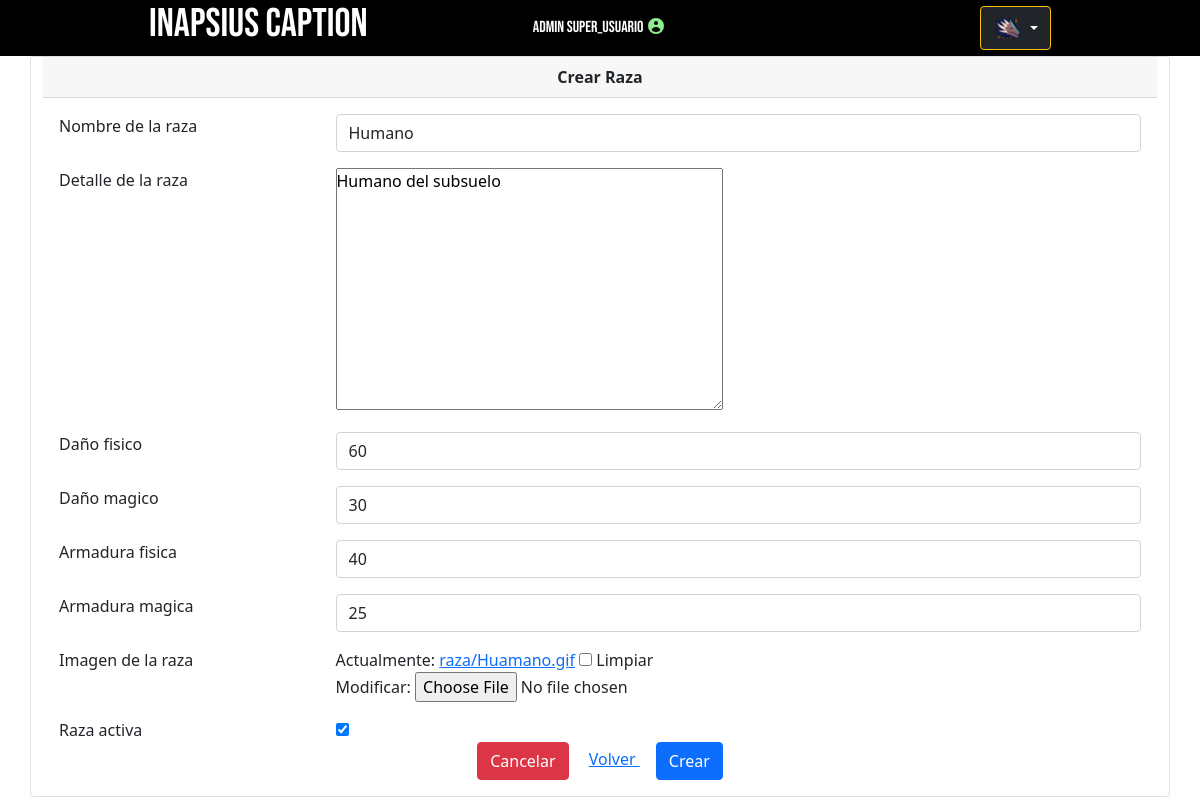
Screenshot of /razas/editar_raza/2 (signed in) with the database file from the repository.
### apps/usuario/models.py (models this page shows, shortened)
class Usuario(AbstractBaseUser,PermissionsMixin):
    class Types(models.TextChoices):
        GAMEMASTER = 'GAMEMASTER','Gamemaster'
        JUGADOR = 'JUGADOR', 'Jugador'
    type = models.CharField(_('Rol'), choices=Types.choices, default=Types.JUGADOR , max_length=30)
    username = models.CharField('Nombre usuario', max_length=30, unique=True)
    email = models.EmailField('Correo electronico', max_length=250, unique= True)
    nombre = models.CharField('Nombre', max_length=30)
    apellido = models.CharField('Apellido', max_length=30)
    is_active = models.BooleanField(default= True)
    is_staff = models.BooleanField('Es miembro del staff',default= False)
    objects = UsuarioManager()
    USERNAME_FIELD = 'username'
    REQUIRED_FIELDS = ['email','nombre','apellido']

### apps/raza/models.py (models this page shows, shortened)
class Raza(models.Model):
    id = models.AutoField(primary_key=True)
    nombre = models.CharField('Nombre de la raza',max_length=50, blank=False, null= False)
    descripcion = models.TextField('Detalle de la raza',max_length=200, blank=False, null= False)
    imagen = models.ImageField('Imagen de la raza', upload_to='raza/', height_field=None, width_field=None,null=True,blank=True, max_length=200 )
    estado = models.BooleanField('Raza activa',default= False)
    dañoFisico = models.IntegerField('Daño fisico base', default=10)
    dañoMagico = models.IntegerField('Daño magico base', default=10)
    resistFisica = models.IntegerField('Armadura fisica', default=10)
    resistMagica = models.IntegerField('Armadura magica', default=10)
    class Meta:
        verbose_name = 'raza'
        verbose_name_plural = 'Razas'
        ordering = ['nombre']

### apps/raza/views.py (the view)
# urls.py: path('editar_raza/<int:pk>',RazaUpdateView.as_view(), name= 'editar_raza'),
class RazaUpdateView(LoginStaffMixin,UpdateView):
    model = Raza
    form_class = RazaUpdateForm
    template_name = "razas/opciones/crear_raza.html"
    success_url = reverse_lazy('razas:listar_raza')

### apps/usuario/mixins.py (called while the page is built)
    def dispatch(self, request, *args, **kwargs):
        if request.user.is_authenticated:
            if request.user.is_staff:
                return super().dispatch(request, *args, **kwargs)
        return redirect('index')

### templates/razas/opciones/crear_raza.html (shortened to what this page needs)
{% extends 'home.html' %}
{% load static %}
{% block header %}
        {% include 'components/header.html' %}
{% endblock  %}
    {% block contenido %}
<div class="container card">
    <div class="card-header text-center">
        <strong >Crear Raza</strong>
    </div>
    <div class="card-body card-block">
        <form class="form-horizontal"  method="post" enctype="multipart/form-data" >
            <div class="row mb-3 form-group">
                <div class="col col-md-3">{{ form.nombre.label }}</div>
                <div class="col-12 col-md-9">{{form.nombre}}</div>
            </div>
            <div class="row mb-3 form-group">
                <div class="col col-md-3">{{ form.descripcion.label }}</div>
                <div class="col-12 col-md-9">{{form.descripcion}}</div>
            </div>
            <div class="row mb-3 form-group">
                <div class="col col-md-3">{{ form.dañoFisico.label }}</div>
                <div class="col-12 col-md-9">{{form.dañoFisico}}</div>
            </div>
            <div class="row mb-3 form-group">
                <div class="col col-md-3">{{ form.dañoMagico.label }}</div>
                <div class="col-12 col-md-9">{{form.dañoMagico}}</div>
            </div>
            <div class="row mb-3 form-group">
                <div class="col col-md-3">{{ form.resistFisica.label }}</div>
                <div class="col-12 col-md-9">{{form.resistFisica}}</div>
            </div>
            <div class="row mb-3 form-group">
                <div class="col col-md-3">{{ form.resistMagica.label }}</div>
                <div class="col-12 col-md-9">{{form.resistMagica}}</div>
            </div>
            <div class="row form-group mb-3">
                <div class="col col-md-3">{{ form.imagen.label }}</div>
                <div class="col-12 col-md-9">{{form.imagen}}</div>
            </div>
            <div class="row form-group ">
                <div class="col col-md-3">{{ form.estado.label }}</div>
                <div class="col-12 col-md-9">{{form.estado}}</div>
            </div>
            <div class="text-center">
                <button type="reset" class="btn btn-danger">Cancelar</button>
                <a class="m-3" href="{% url 'razas:listar_raza' %}">Volver </a>
                <button type="submit" class="btn btn-primary">Crear</button>
            </div>
        </form>
    </div>
</div>
    {% endblock contenido %}

### templates/components/header.html (shortened to what this page needs)
{% load static %}
{% block header %}
<div class="header ">
  <div class="header-sup">
    <h1><a style="text-decoration: none; color:white;" href="{% url 'index' %}">Inapsius Caption</a></h1>
  </div>
  {% if user.last_login %}
  {% if user.is_superuser%}
  <p class="m-3 text-center" > ADMIN {{user.username}} <svg xmlns="http://www.w3.org/2000/svg" width="20" viewBox="0 0 20 20" fill="lightgreen">
          <path fill-rule="evenodd" d="M18 10a8 8 0 11-16 0 8 8 0 0116 0zm-6-3a2 2 0 11-4 0 2 2 0 014 0zm-2 4a5 5 0 00-4.546 2.916A5.986 5.986 0 0010 16a5.986 5.986 0 004.546-2.084A5 5 0 0010 11z" clip-rule="evenodd" />
  </svg></p>
  {% endif %}
  {% endif %}
    <div class="btn-group">
        <button type="button" class="btn btn-warning dropdown-toggle bg-dark text-light" data-bs-toggle="dropdown" aria-expanded="false">
          <img src="{% static 'img/icon.png' %}" width="30">
        </button>
      </div>
</div>
{% endblock  %}

### rolgame/static/css/style.css (style rules this page uses)
* { margin: 0; padding: 0; box-sizing: border-box; }
.header { width: 100%; display: flex; justify-content: space-evenly; background: #000000; text-align: center; align-items: center; font-family: 'Bebas Neue', cursive; color: white; }

### rows the page displays
Usuario: username "super_usuario"
Raza: nombre "Humano", descripcion "Humano del subsuelo", dañoFisico "60", dañoMagico "30", resistFisica "40", resistMagica "25", estado "☑"
